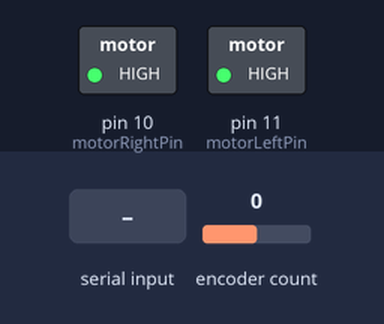
Bench run of a sketch on a simulated Arduino Uno, built with avr-gcc and run on an emulated ATmega328P. Parts: switched loads named in the sketch (green lamp = pin HIGH). The inputs (shaded band) are chosen by the test bench; at power-on: encoder count 0.

Above: at 1.2 s.
1.3 s: encoder count set to 1
At 2.5 s:
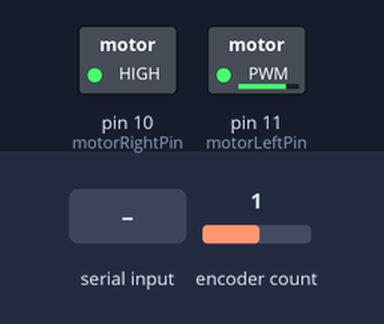
2.8 s: byte 114 (114) received over Serial
At 3.6 s:
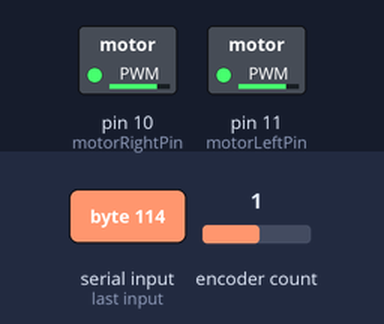
4.3 s: encoder count set to 5
At 4.7 s:
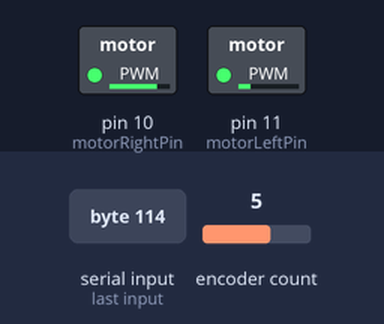
Timing chart, 0 to 7.3 s (numbered marks = the images above; inputs shaded):
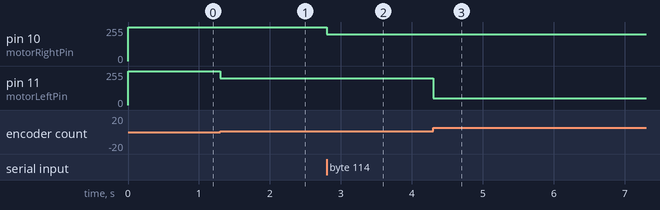

The sketch:

ArduinoPythonSiemensEncoder.ino
```cpp
/*
  DC motor position control system with encoder feedback.

  Arduino receives position to save, target position, emergency stop command via serial communication from Python interface,
  and responds actual position.
  Makes comparation between target and actual position and moves the drive to a target position.
  To control motor uses H-bridge.
  In this programm logic is invertet- to stop motor 1 is written.
  command sent to arduino using serial monitor.
  -----------------------------------------------------
  Serial protocol:
  send: 'your number'+
  it will save your number in myPosition1 variable
  send: 'you number'#
  it will save your number in myPosition2 variable
  send: <
  controller will respond number saved in myPosition2
  send: >
  controller will respond number saved in myPosition1
  send: 'your number'!
  it will save your number in position2reach variable
  send: (
  controller will respond number saved in position2reach
  send: p
  controller will respond actual position indicated by endocer
  send: s
  controller will receive Emergency Stop command.
  send: l
  controller will move slow left
  send r
  controller will move slow right
  ------------------------------------------------------------
*/

byte incomingByte ;
char byteToSendon;
char byteToSendoff;
long cyfra;
long number;
long myPosition1;
long myPosition2;
long position2reach;
long actualPos;
int oldPosition  = -999;
int motorLeftPin = 11;
int motorRightPin = 10;
int motorSpeed;
boolean EmergencyStop;
boolean moveStepLeftBit;
boolean moveStepRightBit;
#include <Encoder.h>
Encoder myEnc(2, 3);

void setup() {
  Serial.begin(115200);
  number = 0;
  EmergencyStop = 0;
  motorSpeed = 0;
  moveStepLeftBit = 0;
  moveStepRightBit= 0;

  pinMode(motorLeftPin, OUTPUT);
  pinMode(motorRightPin, OUTPUT);
  digitalWrite(motorLeftPin, 1);
  digitalWrite(motorRightPin, 1);
}
/*
  dystans-  1 turn (96 pulses) = 10mm (e.g.)
  1 puls = x one pulse -> const. = 0.1041 (10mm/96 pulses)
  SIEMENS encoder:
  5000 = 80mm
  1 puls = 0.016mm
*/
void loop() {
  actualPos = myEnc.read();

  //=============== Serial protocol ===========================
  while (Serial.available() > 0 ) {
    incomingByte = Serial.read();
    if (incomingByte > 47 && incomingByte < 58) {
      cyfra = incomingByte - 48;
      number = (number * 10) + cyfra;
    }
    if (incomingByte == 43) {    //sign + 43 write position 1
      myPosition1 = number;
      number = 0;
    }
    if (incomingByte == 35) {      //sign # 35 write position 2
      myPosition2 = number;
      number = 0;
    }
    if (incomingByte == 33) {      //sign ! 33 write target position
      position2reach = number;
      number = 0;
      EmergencyStop = 0;
    }

    if (incomingByte == 62) {     //sign >  62 asking about saved position 1
      byteToSendon = 63;            //sign ?
      Serial.print(byteToSendon);
      Serial.println(myPosition1);
      byteToSendon = 0;
      //Serial.flush();
    }
    if (incomingByte == 60) {     //sign <  60 asking about saved position 2
      byteToSendon = 38;            //sign &
      Serial.print(byteToSendon);
      Serial.println(myPosition2);
      byteToSendon = 0;
    }
    if (incomingByte == 40) {     //sign ( 40  asking about target position
      byteToSendon = 41;            //sign )
      Serial.print(byteToSendon);
      Serial.println(position2reach);
      byteToSendon = 0;
    }
    if (incomingByte == 115) {   //recive sign s go to emergency stop
      EmergencyStop = 1;
    }
   if (incomingByte == 112) {       // sign p  checking position
  byteToSendon = 97;             //sign a
  Serial.print(byteToSendon);
  Serial.println(actualPos);
  byteToSendon = 0;
}
 //------------------------------------------------------------------
    if (incomingByte == 108) {       //move slow left "l"
      moveStepLeftBit = 1;}
      else {
        moveStepLeftBit = 0;
      }

    if (incomingByte == 114) {       //move slow right "r"
      moveStepRightBit = 1;}
      else {
        moveStepRightBit = 0;
      }

  //--------------------------------------------------------------------

  }
//================= End Serial protocol=========================
if (EmergencyStop == 0) {
  goToPosition();
}
  else {
    motorStop();
  }

if (moveStepLeftBit == 1) {
  moveStepLeft();
}
if (moveStepRightBit == 1) {
  moveStepRight();
}
  }
void moveStepLeft() {
  position2reach = actualPos - 1;
}
void moveStepRight() {
  position2reach = actualPos + 1;
}
void goToPosition() {
    if (actualPos > position2reach) {
      moveMotorLeft();
    }
    if (actualPos < position2reach) {
      moveMotorRight();
    }
    if (actualPos == position2reach) {
      //motorStop();
      digitalWrite(motorLeftPin, 1);
      digitalWrite(motorRightPin, 1);
    }
  }
  void moveMotorRight() {
    if ((position2reach - actualPos) < 10) { // reduce the speed if there is 10 point to the targer position
      motorSpeed = 200;
    } else {
      motorSpeed = 50;
    }
    analogWrite(motorRightPin, motorSpeed);
  }
  void moveMotorLeft() {
    if ((actualPos - position2reach) < 10) {
      motorSpeed = 200;
    } else {
      motorSpeed = 50;
    }
    analogWrite(motorLeftPin, motorSpeed);
  }
  void motorStop() {
    digitalWrite(motorLeftPin, 1);
    digitalWrite(motorRightPin, 1);
  }
```

Measured:
- after the input at 1.3 s, pin 11 (motorLeftPin): 255/255 → 200/255 at once
- after the input at 2.8 s, pin 10 (motorRightPin): 255/255 → 200/255 at once
- after the input at 4.3 s, pin 11 (motorLeftPin): 200/255 → 50/255 at once
